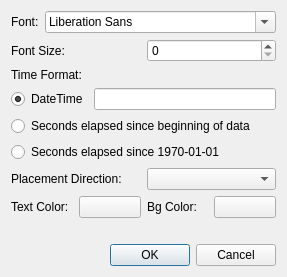
<?xml version="1.0" encoding="UTF-8"?>
<ui version="4.0">
 <class>labelOptions</class>
 <widget class="QDialog" name="labelOptions">
  <property name="geometry">
   <rect>
    <x>0</x>
    <y>0</y>
    <width>239</width>
    <height>272</height>
   </rect>
  </property>
  <property name="sizePolicy">
   <sizepolicy hsizetype="Minimum" vsizetype="Preferred">
    <horstretch>0</horstretch>
    <verstretch>0</verstretch>
   </sizepolicy>
  </property>
  <property name="windowTitle">
   <string>Options</string>
  </property>
  <layout class="QVBoxLayout" name="verticalLayout">
   <item>
    <layout class="QVBoxLayout" name="verticalLayout_2">
     <item>
      <layout class="QHBoxLayout" name="horizontalLayout_4">
       <item>
        <widget class="QLabel" name="label">
         <property name="text">
          <string>Font:</string>
         </property>
        </widget>
       </item>
       <item alignment="Qt::AlignHCenter|Qt::AlignVCenter">
        <widget class="QFontComboBox" name="font"/>
       </item>
      </layout>
     </item>
     <item>
      <layout class="QHBoxLayout" name="horizontalLayout_5">
       <item>
        <widget class="QLabel" name="label_2">
         <property name="text">
          <string>Font Size:</string>
         </property>
        </widget>
       </item>
       <item>
        <widget class="QSpinBox" name="fontsize"/>
       </item>
      </layout>
     </item>
     <item>
      <layout class="QHBoxLayout" name="horizontalLayout_2">
       <item>
        <widget class="QLabel" name="label_3">
         <property name="text">
          <string>Time Format:</string>
         </property>
        </widget>
       </item>
      </layout>
     </item>
     <item>
      <layout class="QHBoxLayout" name="horizontalLayout_6">
       <item>
        <widget class="QRadioButton" name="radioButton_dt">
         <property name="text">
          <string>DateTime</string>
         </property>
         <property name="checked">
          <bool>true</bool>
         </property>
        </widget>
       </item>
       <item>
        <widget class="QLineEdit" name="time_format"/>
       </item>
      </layout>
     </item>
     <item>
      <layout class="QHBoxLayout" name="horizontalLayout_7">
       <item>
        <widget class="QRadioButton" name="radioButton_beginning">
         <property name="text">
          <string>Seconds elapsed since beginning of data</string>
         </property>
        </widget>
       </item>
      </layout>
     </item>
     <item>
      <layout class="QHBoxLayout" name="horizontalLayout_9">
       <item>
        <widget class="QRadioButton" name="radioButton_epoch">
         <property name="text">
          <string>Seconds elapsed since 1970-01-01</string>
         </property>
        </widget>
       </item>
      </layout>
     </item>
     <item>
      <layout class="QHBoxLayout" name="horizontalLayout">
       <item>
        <widget class="QLabel" name="label_5">
         <property name="text">
          <string>Placement Direction:</string>
         </property>
        </widget>
       </item>
       <item>
        <widget class="QComboBox" name="placement"/>
       </item>
      </layout>
     </item>
     <item>
      <layout class="QHBoxLayout" name="horizontalLayout_3">
       <item>
        <widget class="QLabel" name="label_6">
         <property name="text">
          <string>Text Color:</string>
         </property>
        </widget>
       </item>
       <item>
        <widget class="QgsColorButton" name="text_color"/>
       </item>
       <item>
        <widget class="QLabel" name="label_7">
         <property name="text">
          <string>Bg Color:</string>
         </property>
        </widget>
       </item>
       <item>
        <widget class="QgsColorButton" name="bg_color"/>
       </item>
      </layout>
     </item>
    </layout>
   </item>
   <item>
    <widget class="QLabel" name="label_4">
     <property name="text">
      <string/>
     </property>
    </widget>
   </item>
   <item>
    <widget class="QDialogButtonBox" name="buttonBox">
     <property name="orientation">
      <enum>Qt::Horizontal</enum>
     </property>
     <property name="standardButtons">
      <set>QDialogButtonBox::Cancel|QDialogButtonBox::Ok</set>
     </property>
    </widget>
   </item>
  </layout>
  <zorder>layoutWidget</zorder>
  <zorder>label_4</zorder>
 </widget>
 <customwidgets>
  <customwidget>
   <class>QgsColorButton</class>
   <extends>QPushButton</extends>
   <header>qgis.gui</header>
  </customwidget>
 </customwidgets>
 <resources/>
 <connections>
  <connection>
   <sender>buttonBox</sender>
   <signal>accepted()</signal>
   <receiver>labelOptions</receiver>
   <slot>accept()</slot>
   <hints>
    <hint type="sourcelabel">
     <x>248</x>
     <y>254</y>
    </hint>
    <hint type="destinationlabel">
     <x>157</x>
     <y>274</y>
    </hint>
   </hints>
  </connection>
  <connection>
   <sender>buttonBox</sender>
   <signal>rejected()</signal>
   <receiver>labelOptions</receiver>
   <slot>reject()</slot>
   <hints>
    <hint type="sourcelabel">
     <x>316</x>
     <y>260</y>
    </hint>
    <hint type="destinationlabel">
     <x>286</x>
     <y>274</y>
    </hint>
   </hints>
  </connection>
 </connections>
</ui>
